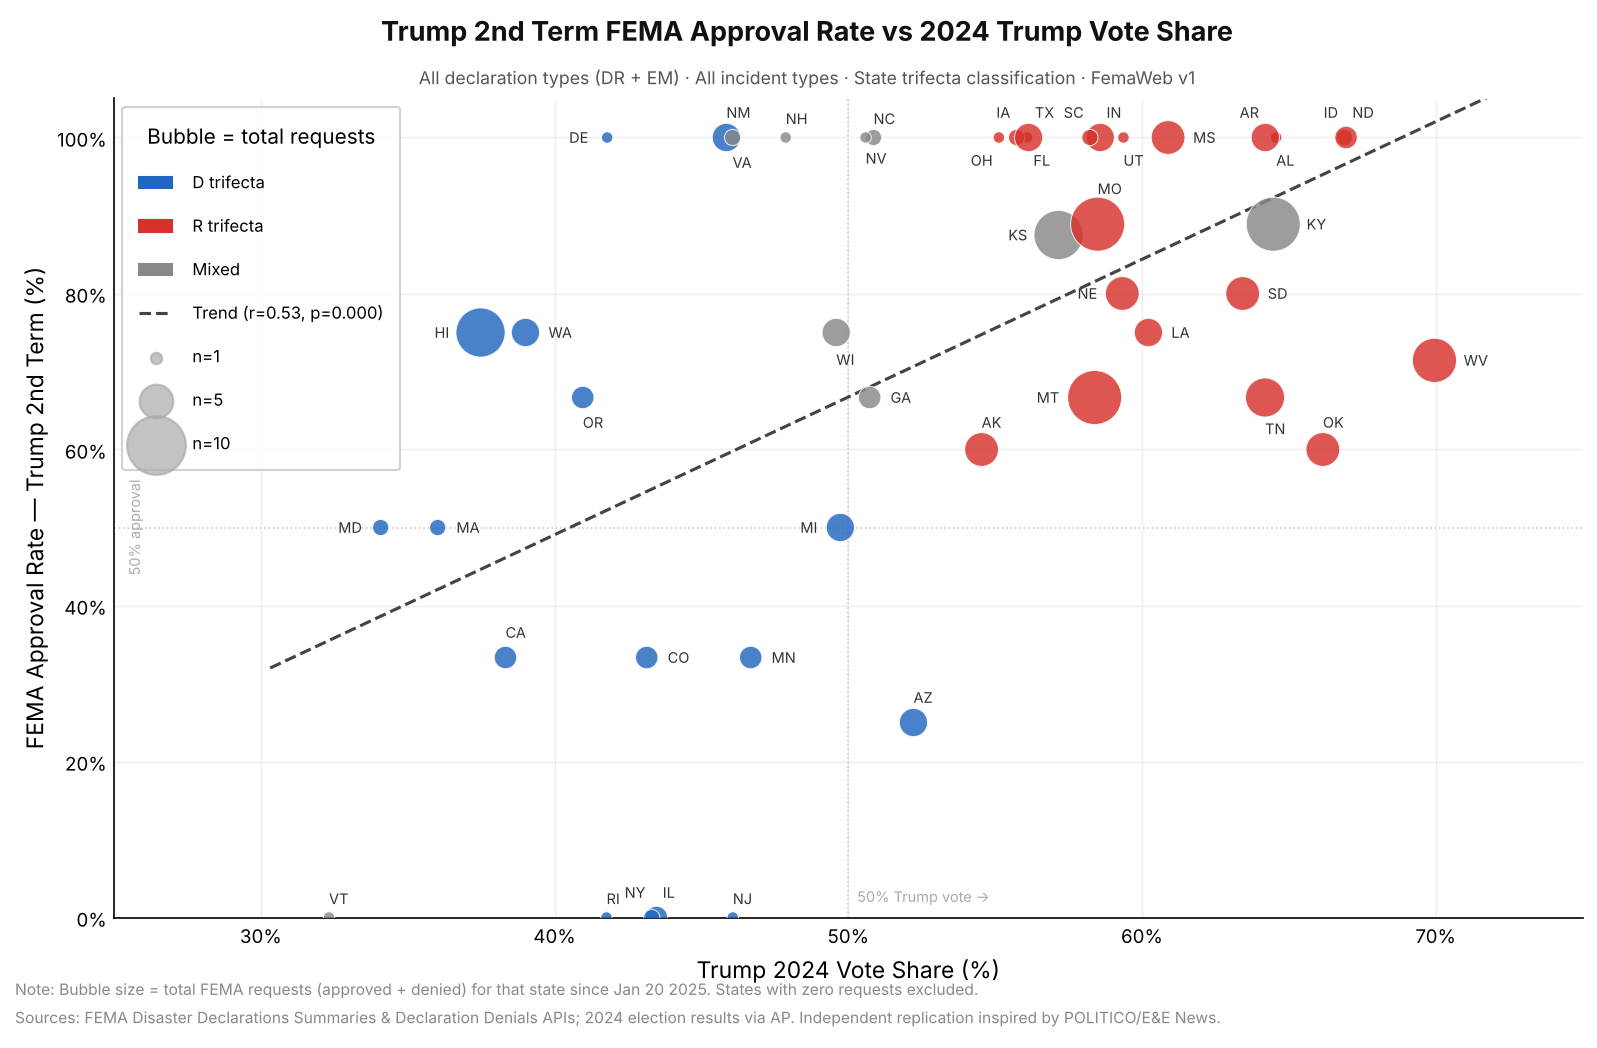

The Python source for this figure:
"""
Trump 2nd Term FEMA Approval Rate vs 2024 Trump Vote Share — Scatterplot
========================================================================
Each point is a state. X axis = Trump 2024 vote share. Y axis = FEMA approval
rate during Trump's 2nd term. Major Disasters (DR) by default; --include-emergency
adds Emergency (EM) declarations on both sides. All incident types.

Output: trump2_scatter.png
"""

import sys
import argparse
sys.path.insert(0, ".")

from replicate_fema_analysis import (
    fetch_all_pages,
    fetch_declarations_page,
    fetch_denials_page,
    fetch_all_fema_web,
    analyze,
    get_state_alignment,
    _parse_dt,
    STATE_PARTY_DATA,
)

OUTPUT_PATH = "trump2_scatter.png"

# 2024 presidential election — Trump vote share by state
# Source: official state election results (corrected)
TRUMP_2024 = {
    "AL": 64.57, "AK": 54.54, "AZ": 52.22, "AR": 64.20, "CA": 38.33,
    "CO": 43.14, "CT": 41.89, "DE": 41.79, "FL": 56.09, "GA": 50.73,
    "HI": 37.48, "ID": 66.89, "IL": 43.47, "IN": 58.58, "IA": 55.73,
    "KS": 57.16, "KY": 64.47, "LA": 60.22, "ME": 45.50, "MD": 34.08,
    "MA": 36.02, "MI": 49.73, "MN": 46.68, "MS": 60.89, "MO": 58.49,
    "MT": 58.39, "NE": 59.33, "NV": 50.59, "NH": 47.87, "NJ": 46.07,
    "NM": 45.85, "NY": 43.31, "NC": 50.86, "ND": 66.95, "OH": 55.13,
    "OK": 66.16, "OR": 40.96, "PA": 50.20, "RI": 41.77, "SC": 58.23,
    "SD": 63.43, "TN": 64.19, "TX": 56.14, "UT": 59.37, "VT": 32.32,
    "VA": 46.06, "WA": 39.01, "WV": 69.96, "WI": 49.59, "WY": 71.60,
}

STATE_NAMES = {
    "AL": "Alabama", "AK": "Alaska", "AZ": "Arizona", "AR": "Arkansas",
    "CA": "California", "CO": "Colorado", "CT": "Connecticut", "DE": "Delaware",
    "FL": "Florida", "GA": "Georgia", "HI": "Hawaii", "ID": "Idaho",
    "IL": "Illinois", "IN": "Indiana", "IA": "Iowa", "KS": "Kansas",
    "KY": "Kentucky", "LA": "Louisiana", "ME": "Maine", "MD": "Maryland",
    "MA": "Massachusetts", "MI": "Michigan", "MN": "Minnesota", "MS": "Mississippi",
    "MO": "Missouri", "MT": "Montana", "NE": "Nebraska", "NV": "Nevada",
    "NH": "New Hampshire", "NJ": "New Jersey", "NM": "New Mexico", "NY": "New York",
    "NC": "North Carolina", "ND": "North Dakota", "OH": "Ohio", "OK": "Oklahoma",
    "OR": "Oregon", "PA": "Pennsylvania", "RI": "Rhode Island", "SC": "South Carolina",
    "SD": "South Dakota", "TN": "Tennessee", "TX": "Texas", "UT": "Utah",
    "VT": "Vermont", "VA": "Virginia", "WA": "Washington", "WV": "West Virginia",
    "WI": "Wisconsin", "WY": "Wyoming",
}

TRUMP2_START = "2025-01-20"


def fetch_data(fema_web=False, include_emergency=False):
    if fema_web:
        print("Fetching approvals from FemaWeb endpoint...")
        approved = fetch_all_fema_web(include_emergency=include_emergency)
        print(f"  {len(approved)} rows")
    else:
        print("Fetching DR approvals...")
        approved = fetch_all_pages(
            lambda skip: fetch_declarations_page(skip, declaration_type="DR"),
            "DisasterDeclarationsSummaries",
        )
        print(f"  {len(approved)} rows")
        if include_emergency:
            print("Fetching EM approvals...")
            em = fetch_all_pages(
                lambda skip: fetch_declarations_page(skip, declaration_type="EM"),
                "DisasterDeclarationsSummaries",
            )
            print(f"  {len(em)} rows")
            approved = approved + em
    print("Fetching denials...")
    denied = fetch_all_pages(fetch_denials_page, "DeclarationDenials")
    print(f"  {len(denied)} rows")
    return approved, denied


def compute_state_rates(approved_records, denied_records, include_emergency=False):
    """
    Compute per-state approval rates for Trump 2nd term only.
    Returns dict: state -> {"approved": n, "denied": n}
    Uses same pipeline as analyze() but buckets by state instead of president.
    """
    from collections import defaultdict

    # Deduplicate approvals by (disasterNumber, state)
    seen = set()
    approvals = []
    for rec in approved_records:
        key = (rec["disasterNumber"], rec["state"])
        if key not in seen:
            seen.add(key)
            approvals.append(rec)

    state_counts = defaultdict(lambda: {"approved": 0, "denied": 0})

    for rec in approvals:
        date = rec.get("declarationDate", "")
        if date[:10] < TRUMP2_START:
            continue
        state = rec["state"]
        state_counts[state]["approved"] += 1

    # Denials: Turndown + matching declaration type(s) + Trump 2 window
    denial_types = ({"Major Disaster", "Emergency"} if include_emergency
                    else {"Major Disaster"})
    for rec in denied_records:
        if rec.get("currentRequestStatus") != "Turndown":
            continue
        if rec.get("declarationRequestType") not in denial_types:
            continue
        date = rec.get("requestStatusDate") or rec.get("declarationRequestDate", "")
        if not date or date[:10] < TRUMP2_START:
            continue
        state = rec.get("stateAbbreviation", "").strip()
        state_counts[state]["denied"] += 1

    return state_counts


def plot(state_counts, fema_web=False, include_emergency=False):
    try:
        import matplotlib
        matplotlib.use("Agg")
        import matplotlib.pyplot as plt
        import matplotlib.patches as mpatches
        import numpy as np
        from scipy import stats
    except ImportError:
        print("matplotlib/scipy not installed")
        return

    DEM_COLOR  = "#2166c0"
    REP_COLOR  = "#d6312b"
    MIX_COLOR  = "#888888"

    xs, ys, colors, labels, sizes = [], [], [], [], []

    for state, trump_pct in sorted(TRUMP_2024.items()):
        c = state_counts.get(state, {"approved": 0, "denied": 0})
        total = c["approved"] + c["denied"]
        if total == 0:
            continue

        approval_rate = c["approved"] / total * 100
        alignment = get_state_alignment(state, "2025-06-01T00:00:00.000Z")
        color = {"D": DEM_COLOR, "R": REP_COLOR}.get(alignment, MIX_COLOR)

        xs.append(trump_pct)
        ys.append(approval_rate)
        colors.append(color)
        labels.append(state)
        sizes.append(max(30, total ** 1.6 * 20))  # mild power scale — visible but not extreme

    xs = np.array(xs)
    ys = np.array(ys)

    fig, ax = plt.subplots(figsize=(11, 7))
    fig.patch.set_facecolor("white")

    ax.scatter(xs, ys, c=colors, s=sizes, alpha=0.82, zorder=3,
               linewidths=0.5, edgecolors="white")

    # OLS trend line across all states
    slope, intercept, r, p, _ = stats.linregress(xs, ys)
    x_line = np.linspace(xs.min() - 2, xs.max() + 2, 200)
    ax.plot(x_line, slope * x_line + intercept, color="#444444",
            linewidth=1.5, linestyle="--", zorder=2,
            label=f"Trend (r={r:.2f}, p={p:.3f})")

    # State labels — placed relative to the dot using offset_points so they
    # always stay anchored to the dot regardless of axis scaling, and never
    # clip outside the axes.
    # Per-state overrides (dx, dy in points) for crowded areas.
    LABEL_OFFSET_PTS = {
        # y=0% cluster (denied all): push above (below clips outside ylim=0)
        "VT": ( 0,  9), "RI": ( 0,  9), "NY": (-3, 12), "IL": ( 3, 12),
        "NJ": ( 0,  9),
        # y=100% cluster (approved all): alternate above/below, split pairs
        "DE": (-9,  0), "NM": ( 0, 12), "VA": ( 0,-12), "NH": ( 0,  9),
        "NV": ( 0,-10), "NC": ( 0,  9), "OH": (-3,-11), "IA": (-3, 12),
        "TX": ( 3, 12), "FL": ( 3,-11), "SC": (-3, 12), "IN": ( 3, 12),
        "UT": ( 0,-11), "MS": (12,  0), "AR": (-3, 12), "AL": ( 0,-11),
        "ID": (-3, 12), "ND": ( 3, 12),
        # mid-range
        "MO": ( 0, 17), "KS": (-15, 0), "KY": (16,  0), "NE": (-12, 0),
        "SD": (12,  0), "LA": (11,  0), "WV": (14,  0), "MT": (-17, 0),
        "TN": ( 0,-15), "OK": ( 0, 13), "AK": ( 0, 13), "GA": (10,  0),
        "WI": ( 0,-13), "HI": (-15, 0), "WA": (11,  0), "OR": ( 0,-12),
        "MD": (-9,  0), "MA": ( 9,  0), "MI": (-11, 0), "CA": ( 0, 12),
        "CO": (10,  0), "MN": (10,  0), "AZ": ( 0, 12),
    }
    for x, y, lbl in zip(xs, ys, labels):
        dx, dy = LABEL_OFFSET_PTS.get(lbl, (9, 0))
        ha = "left" if dx >= 0 else "right"
        ax.annotate(
            lbl, xy=(x, y),
            xytext=(dx, dy), textcoords="offset points",
            fontsize=7, color="#333333", ha=ha, va="center",
            clip_on=True,
        )

    # Reference lines
    ax.axvline(50, color="#cccccc", linewidth=0.8, linestyle=":", zorder=1)
    ax.axhline(50, color="#cccccc", linewidth=0.8, linestyle=":", zorder=1)
    ax.text(50.3, 2, "50% Trump vote →", fontsize=7, color="#aaaaaa")
    ax.text(26, 50, "50% approval", fontsize=7, color="#aaaaaa",
            rotation=90, va="center", ha="right")

    ax.set_xlabel("Trump 2024 Vote Share (%)", fontsize=11)
    ax.set_ylabel("FEMA Approval Rate — Trump 2nd Term (%)", fontsize=11)
    ax.set_xlim(25, 75)
    ax.set_ylim(0, 105)
    ax.xaxis.set_major_formatter(plt.FuncFormatter(lambda v, _: f"{int(v)}%"))
    ax.yaxis.set_major_formatter(plt.FuncFormatter(lambda v, _: f"{int(v)}%"))
    ax.tick_params(length=0, labelsize=9)
    ax.set_axisbelow(True)
    ax.grid(color="#eeeeee", linewidth=0.7)
    for spine in ("top", "right"):
        ax.spines[spine].set_visible(False)

    dem_patch  = mpatches.Patch(color=DEM_COLOR, label="D trifecta")
    rep_patch  = mpatches.Patch(color=REP_COLOR, label="R trifecta")
    mix_patch  = mpatches.Patch(color=MIX_COLOR, label="Mixed")
    trend_line = plt.Line2D([0], [0], color="#444444", linewidth=1.5,
                            linestyle="--", label=f"Trend (r={r:.2f}, p={p:.3f})")
    ax.legend(handles=[dem_patch, rep_patch, mix_patch, trend_line],
              fontsize=8.5, loc="upper left", framealpha=0.9)

    # Bubble size legend
    for n, label in [(1, "n=1"), (5, "n=5"), (10, "n=10")]:
        ax.scatter([], [], s=max(40, n * 18), c="#aaaaaa", alpha=0.7,
                   label=label)
    ax.legend(handles=[dem_patch, rep_patch, mix_patch, trend_line] +
              [ax.scatter([], [], s=max(30, n ** 1.6 * 20), c="#aaaaaa",
                          alpha=0.7, label=f"n={n}")
               for n in [1, 5, 10]],
              fontsize=8, loc="upper left", framealpha=0.9,
              title="Bubble = total requests",
              labelspacing=1.4, handletextpad=1.2, borderpad=1.0)

    fig.text(
        0.5, 0.98,
        "Trump 2nd Term FEMA Approval Rate vs 2024 Trump Vote Share",
        fontsize=13, fontweight="bold", ha="center", va="top", color="#111111",
    )
    approvals_src = "FemaWeb v1" if fema_web else "DisasterDeclarationsSummaries v2"
    decl_scope = ("All declaration types (DR + EM)" if include_emergency
                  else "Major Disasters (DR) only")
    fig.text(
        0.5, 0.93,
        f"{decl_scope} · All incident types · State trifecta classification · {approvals_src}",
        fontsize=8.5, ha="center", va="top", color="#555555",
    )
    fig.text(
        0.02, 0.01,
        "Note: Bubble size = total FEMA requests (approved + denied) for that state since Jan 20 2025. "
        "States with zero requests excluded.\n"
        "Sources: FEMA Disaster Declarations Summaries & Declaration Denials APIs; "
        "2024 election results via AP. Independent replication inspired by POLITICO/E&E News.",
        fontsize=7.5, va="bottom", ha="left", color="#888888", linespacing=1.5,
    )

    plt.subplots_adjust(left=0.08, right=0.97, top=0.90, bottom=0.12)
    plt.savefig(OUTPUT_PATH, dpi=150, bbox_inches="tight", facecolor="white")
    print(f"Chart saved to {OUTPUT_PATH}")
    plt.close()


if __name__ == "__main__":
    parser = argparse.ArgumentParser(
        description="Trump 2nd term FEMA approval rate vs 2024 vote share scatterplot."
    )
    parser.add_argument(
        "--fema-web",
        action="store_true",
        help="Use v1/FemaWebDisasterDeclarations (disaster-level) instead of "
             "v2/DisasterDeclarationsSummaries (county-level) for approvals.",
    )
    parser.add_argument(
        "--include-emergency",
        action="store_true",
        help="Include Emergency (EM) declarations on both sides. Default: DR only.",
    )
    args = parser.parse_args()

    approved, denied = fetch_data(fema_web=args.fema_web,
                                  include_emergency=args.include_emergency)
    state_counts = compute_state_rates(approved, denied,
                                       include_emergency=args.include_emergency)

    print("\nState-level Trump 2 results:")
    print(f"  {'State':<6} {'Trump%':>7} {'App':>5} {'Den':>5} {'Rate':>7}")
    print(f"  {'-'*35}")
    for state in sorted(TRUMP_2024):
        c = state_counts.get(state, {"approved": 0, "denied": 0})
        total = c["approved"] + c["denied"]
        if total == 0:
            continue
        rate = c["approved"] / total * 100
        print(f"  {state:<6} {TRUMP_2024[state]:>6.1f}% {c['approved']:>5} {c['denied']:>5} {rate:>6.1f}%")

    plot(state_counts, fema_web=args.fema_web,
         include_emergency=args.include_emergency)
